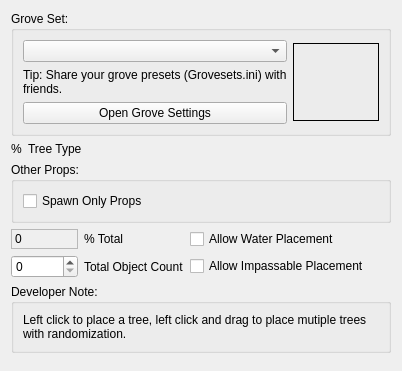
<?xml version="1.0" encoding="UTF-8"?>
<ui version="4.0">
 <class>WBQtGrovePanel</class>
 <widget class="QWidget" name="WBQtGrovePanel">
  <property name="windowTitle">
   <string>Grove Options</string>
  </property>
  <layout class="QVBoxLayout" name="rootLayout">
   <item>
    <widget class="QGroupBox" name="setBox">
     <property name="title">
      <string>Grove Set:</string>
     </property>
     <layout class="QGridLayout" name="setGrid" columnstretch="1,0">
      <item row="0" column="0">
       <widget class="QComboBox" name="setName"/>
      </item>
      <item row="0" column="1" rowspan="3">
       <widget class="QLabel" name="preview">
        <property name="minimumSize">
         <size>
          <width>86</width>
          <height>78</height>
         </size>
        </property>
        <property name="maximumSize">
         <size>
          <width>86</width>
          <height>78</height>
         </size>
        </property>
        <property name="frameShape">
         <enum>QFrame::Box</enum>
        </property>
        <property name="alignment">
         <set>Qt::AlignCenter</set>
        </property>
       </widget>
      </item>
      <item row="1" column="0">
       <widget class="QLabel" name="tipLabel">
        <property name="text">
         <string>Tip: Share your grove presets (Grovesets.ini) with friends.</string>
        </property>
        <property name="wordWrap">
         <bool>true</bool>
        </property>
       </widget>
      </item>
      <item row="2" column="0">
       <widget class="QPushButton" name="settingsBtn">
        <property name="text">
         <string>Open Grove Settings</string>
        </property>
        <property name="autoDefault">
         <bool>false</bool>
        </property>
       </widget>
      </item>
     </layout>
    </widget>
   </item>
   <item>
    <layout class="QGridLayout" name="treesGrid" columnstretch="0,1">
     <item row="0" column="0">
      <widget class="QLabel" name="percentHeaderLabel">
       <property name="text">
        <string>%</string>
       </property>
      </widget>
     </item>
     <item row="0" column="1">
      <widget class="QLabel" name="typeHeaderLabel">
       <property name="text">
        <string>Tree Type</string>
       </property>
      </widget>
     </item>
    </layout>
   </item>
   <item>
    <widget class="QGroupBox" name="otherBox">
     <property name="title">
      <string>Other Props:</string>
     </property>
     <layout class="QVBoxLayout" name="otherLay">
      <item>
       <layout class="QGridLayout" name="otherGrid" columnstretch="0,1"/>
      </item>
      <item>
       <widget class="QCheckBox" name="usePropsOnly">
        <property name="text">
         <string>Spawn Only Props</string>
        </property>
       </widget>
      </item>
     </layout>
    </widget>
   </item>
   <item>
    <layout class="QGridLayout" name="totalsGrid" columnstretch="0,0,1">
     <item row="0" column="0">
      <widget class="QLabel" name="total">
       <property name="minimumSize">
        <size>
         <width>54</width>
         <height>0</height>
        </size>
       </property>
       <property name="frameShape">
        <enum>QFrame::StyledPanel</enum>
       </property>
       <property name="text">
        <string>0</string>
       </property>
      </widget>
     </item>
     <item row="0" column="1">
      <widget class="QLabel" name="totalCaptionLabel">
       <property name="text">
        <string>% Total</string>
       </property>
      </widget>
     </item>
     <item row="0" column="2">
      <widget class="QCheckBox" name="allowWater">
       <property name="text">
        <string>Allow Water Placement</string>
       </property>
      </widget>
     </item>
     <item row="1" column="0">
      <widget class="QSpinBox" name="numTrees">
       <property name="maximum">
        <number>100000</number>
       </property>
      </widget>
     </item>
     <item row="1" column="1">
      <widget class="QLabel" name="numTreesLabel">
       <property name="text">
        <string>Total Object Count</string>
       </property>
      </widget>
     </item>
     <item row="1" column="2">
      <widget class="QCheckBox" name="allowCliff">
       <property name="text">
        <string>Allow Impassable Placement</string>
       </property>
      </widget>
     </item>
    </layout>
   </item>
   <item>
    <widget class="QGroupBox" name="noteBox">
     <property name="title">
      <string>Developer Note:</string>
     </property>
     <layout class="QVBoxLayout" name="noteLay">
      <item>
       <widget class="QLabel" name="noteLabel">
        <property name="text">
         <string>Left click to place a tree, left click and drag to place mutiple trees with randomization.</string>
        </property>
        <property name="wordWrap">
         <bool>true</bool>
        </property>
       </widget>
      </item>
     </layout>
    </widget>
   </item>
   <item>
    <spacer name="bottomSpacer">
     <property name="orientation">
      <enum>Qt::Vertical</enum>
     </property>
    </spacer>
   </item>
  </layout>
 </widget>
 <resources/>
 <connections/>
</ui>
